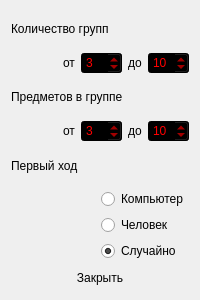
<?xml version="1.0" encoding="UTF-8"?>
<ui version="4.0">
 <class>Options</class>
 <widget class="QWidget" name="Options">
  <property name="geometry">
   <rect>
    <x>0</x>
    <y>0</y>
    <width>200</width>
    <height>300</height>
   </rect>
  </property>
  <property name="windowTitle">
   <string>Настройки</string>
  </property>
  <property name="autoFillBackground">
   <bool>true</bool>
  </property>
  <layout class="QVBoxLayout" name="verticalLayout_3">
   <item>
    <layout class="QHBoxLayout" name="horizontalLayout_3">
     <item>
      <widget class="QLabel" name="groupsLbl">
       <property name="text">
        <string>Количество групп</string>
       </property>
      </widget>
     </item>
     <item>
      <spacer name="horizontalSpacer_3">
       <property name="orientation">
        <enum>Qt::Horizontal</enum>
       </property>
       <property name="sizeHint" stdset="0">
        <size>
         <width>40</width>
         <height>20</height>
        </size>
       </property>
      </spacer>
     </item>
    </layout>
   </item>
   <item>
    <layout class="QHBoxLayout" name="horizontalLayout">
     <item>
      <spacer name="horizontalSpacer">
       <property name="orientation">
        <enum>Qt::Horizontal</enum>
       </property>
       <property name="sizeHint" stdset="0">
        <size>
         <width>40</width>
         <height>20</height>
        </size>
       </property>
      </spacer>
     </item>
     <item>
      <widget class="QLabel" name="groupsFromLbl">
       <property name="text">
        <string>от</string>
       </property>
      </widget>
     </item>
     <item>
      <widget class="QSpinBox" name="groupsFromBox">
       <property name="styleSheet">
        <string notr="true">background-color: rgb(0, 0, 0);
color: rgb(255, 0, 0);</string>
       </property>
       <property name="buttonSymbols">
        <enum>QAbstractSpinBox::UpDownArrows</enum>
       </property>
       <property name="minimum">
        <number>1</number>
       </property>
       <property name="value">
        <number>3</number>
       </property>
      </widget>
     </item>
     <item>
      <widget class="QLabel" name="groupsToLbl">
       <property name="text">
        <string>до</string>
       </property>
      </widget>
     </item>
     <item>
      <widget class="QSpinBox" name="groupsToBox">
       <property name="styleSheet">
        <string notr="true">background-color: rgb(0, 0, 0);
color: rgb(255, 0, 0);</string>
       </property>
       <property name="buttonSymbols">
        <enum>QAbstractSpinBox::UpDownArrows</enum>
       </property>
       <property name="minimum">
        <number>1</number>
       </property>
       <property name="value">
        <number>10</number>
       </property>
      </widget>
     </item>
    </layout>
   </item>
   <item>
    <layout class="QHBoxLayout" name="horizontalLayout_4">
     <item>
      <widget class="QLabel" name="itemsLbl">
       <property name="text">
        <string>Предметов в группе</string>
       </property>
      </widget>
     </item>
     <item>
      <spacer name="horizontalSpacer_4">
       <property name="orientation">
        <enum>Qt::Horizontal</enum>
       </property>
       <property name="sizeHint" stdset="0">
        <size>
         <width>40</width>
         <height>20</height>
        </size>
       </property>
      </spacer>
     </item>
    </layout>
   </item>
   <item>
    <layout class="QHBoxLayout" name="horizontalLayout_2">
     <item>
      <spacer name="horizontalSpacer_2">
       <property name="orientation">
        <enum>Qt::Horizontal</enum>
       </property>
       <property name="sizeHint" stdset="0">
        <size>
         <width>40</width>
         <height>20</height>
        </size>
       </property>
      </spacer>
     </item>
     <item>
      <widget class="QLabel" name="itemsFromLbl">
       <property name="text">
        <string>от</string>
       </property>
      </widget>
     </item>
     <item>
      <widget class="QSpinBox" name="itemsFromBox">
       <property name="styleSheet">
        <string notr="true">background-color: rgb(0, 0, 0);
color: rgb(255, 0, 0);</string>
       </property>
       <property name="buttonSymbols">
        <enum>QAbstractSpinBox::UpDownArrows</enum>
       </property>
       <property name="minimum">
        <number>1</number>
       </property>
       <property name="value">
        <number>3</number>
       </property>
      </widget>
     </item>
     <item>
      <widget class="QLabel" name="itemsToLbl">
       <property name="text">
        <string>до</string>
       </property>
      </widget>
     </item>
     <item>
      <widget class="QSpinBox" name="itemsToBox">
       <property name="styleSheet">
        <string notr="true">background-color: rgb(0, 0, 0);
color: rgb(255, 0, 0);</string>
       </property>
       <property name="buttonSymbols">
        <enum>QAbstractSpinBox::UpDownArrows</enum>
       </property>
       <property name="minimum">
        <number>1</number>
       </property>
       <property name="value">
        <number>10</number>
       </property>
      </widget>
     </item>
    </layout>
   </item>
   <item>
    <layout class="QHBoxLayout" name="horizontalLayout_5">
     <item>
      <widget class="QLabel" name="firstMoveLbl">
       <property name="text">
        <string>Первый ход</string>
       </property>
      </widget>
     </item>
     <item>
      <spacer name="horizontalSpacer_5">
       <property name="orientation">
        <enum>Qt::Horizontal</enum>
       </property>
       <property name="sizeHint" stdset="0">
        <size>
         <width>40</width>
         <height>20</height>
        </size>
       </property>
      </spacer>
     </item>
    </layout>
   </item>
   <item>
    <layout class="QHBoxLayout" name="horizontalLayout_6">
     <item>
      <spacer name="horizontalSpacer_6">
       <property name="orientation">
        <enum>Qt::Horizontal</enum>
       </property>
       <property name="sizeHint" stdset="0">
        <size>
         <width>40</width>
         <height>20</height>
        </size>
       </property>
      </spacer>
     </item>
     <item>
      <layout class="QVBoxLayout" name="verticalLayout">
       <item>
        <widget class="QRadioButton" name="computerRBtn">
         <property name="text">
          <string>Компьютер</string>
         </property>
        </widget>
       </item>
       <item>
        <widget class="QRadioButton" name="humanRBtn">
         <property name="text">
          <string>Человек</string>
         </property>
        </widget>
       </item>
       <item>
        <widget class="QRadioButton" name="randomRBtn">
         <property name="text">
          <string>Случайно</string>
         </property>
         <property name="checked">
          <bool>true</bool>
         </property>
        </widget>
       </item>
      </layout>
     </item>
    </layout>
   </item>
   <item>
    <widget class="QPushButton" name="closeBtn">
     <property name="text">
      <string>Закрыть</string>
     </property>
     <property name="default">
      <bool>true</bool>
     </property>
     <property name="flat">
      <bool>true</bool>
     </property>
    </widget>
   </item>
  </layout>
 </widget>
 <resources/>
 <connections/>
</ui>
